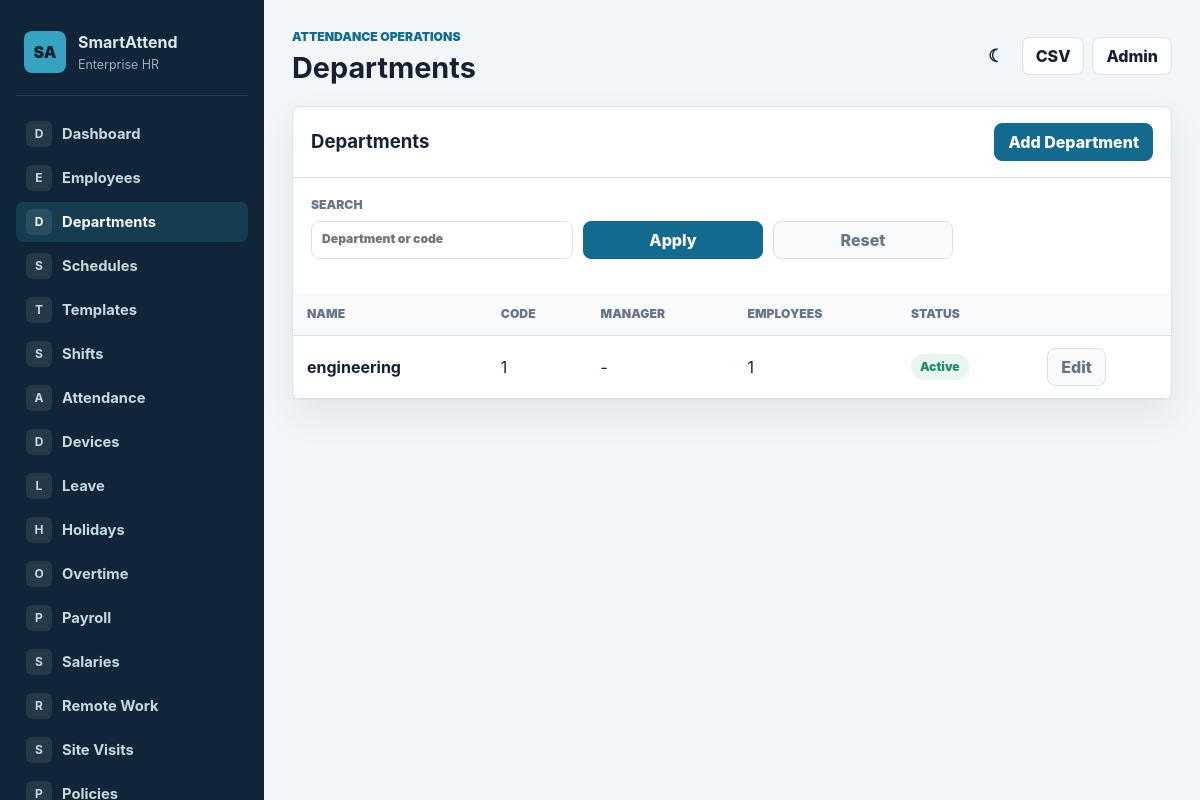
Screenshot of /departments/ with the database file from the repository.
### organizations/models.py (models this page shows, shortened)
class Department(models.Model):
    company = models.ForeignKey(Company, on_delete=models.CASCADE, related_name='departments')
    branch = models.ForeignKey(Branch, on_delete=models.SET_NULL, null=True, blank=True, related_name='departments')
    name = models.CharField(max_length=150)
    code = models.CharField(max_length=30, blank=True)
    parent = models.ForeignKey('self', on_delete=models.SET_NULL, null=True, blank=True, related_name='sub_departments')
    manager = models.ForeignKey(
        'attendance.Employee',
        on_delete=models.SET_NULL,
        null=True, blank=True,
        related_name='managed_departments',
    )
    cost_center = models.ForeignKey('CostCenter', on_delete=models.SET_NULL, null=True, blank=True, related_name='departments')
    description = models.TextField(blank=True)
    is_active = models.BooleanField(default=True)
    created_at = models.DateTimeField(auto_now_add=True)
    updated_at = models.DateTimeField(auto_now=True)
    class Meta:
        ordering = ['company', 'name']
        unique_together = [('company', 'code')]
        verbose_name = 'Department'
        verbose_name_plural = 'Departments'

### attendance/views.py (the view)
# urls.py: path('departments/', views.DepartmentListView.as_view(), name='department_list'),
class DepartmentListView(EnterpriseListMixin):
    model = Department
    template_name = 'attendance/department_list.html'
    page_title = 'Departments'
    active_nav = 'departments'
    search_fields = ['name', 'code']
    default_ordering = 'name'
    export_filename = 'departments'
    export_fields = [('name', 'Name'), ('code', 'Code'), ('employee_count', 'Employees'), ('is_active', 'Active')]
    def get_queryset(self):
        queryset = Department.objects.annotate(employee_count=Count('employee')).select_related('manager', 'company')
        query = self.request.GET.get('q', '').strip()
        if query:
            queryset = queryset.filter(Q(name__icontains=query) | Q(code__icontains=query))
        return queryset.order_by(self.get_ordering())

### attendance/views.py (called while the page is built)
    def get_ordering(self):
        ordering = self.request.GET.get('sort') or self.default_ordering
        allowed = {field.lstrip('-') for field in self.get_sort_fields()}
        return ordering if ordering.lstrip('-') in allowed else self.default_ordering

    def get_sort_fields(self):
        fields = []
        for field, _label in self.export_fields:
            fields.append(field.split('__')[0])
        return fields + ['id', 'date', 'created_at', 'timestamp', 'name']

    def render_to_response(self, context, **response_kwargs):
        export_format = self.request.GET.get('export')
        if export_format:
            return self.export_response(export_format)
        return super().render_to_response(context, **response_kwargs)

### attendance/templates/attendance/department_list.html
{% extends "attendance/base.html" %}
{% block content %}
<div class="panel">
    <div class="panel-header"><h2>Departments</h2><a class="button primary" href="{% url 'department_add' %}">Add Department</a></div>
    <div class="panel-body"><form class="filter-bar" method="get"><label>Search<input name="q" value="{{ request.GET.q }}" placeholder="Department or code"></label><button class="button primary">Apply</button><a class="button subtle" href="{% url 'department_list' %}">Reset</a></form></div>
    <div class="table-wrap"><table><thead><tr><th>Name</th><th>Code</th><th>Manager</th><th>Employees</th><th>Status</th><th></th></tr></thead><tbody>
    {% for department in object_list %}
        <tr><td><strong>{{ department.name }}</strong></td><td>{{ department.code|default:"-" }}</td><td>{{ department.manager|default:"-" }}</td><td>{{ department.employee_count }}</td><td><span class="badge {% if department.is_active %}success{% else %}warning{% endif %}">{% if department.is_active %}Active{% else %}Inactive{% endif %}</span></td><td><a class="button subtle" href="{% url 'department_edit' department.pk %}">Edit</a></td></tr>
    {% empty %}<tr><td colspan="6" class="empty">No departments found.</td></tr>{% endfor %}
    </tbody></table></div>{% include "attendance/_pagination.html" %}
</div>
{% endblock %}

### attendance/static/attendance/css/app.css (style rules this page uses)
:root { --bg: #f3f6f9; --surface: #ffffff; --surface-soft: #f8fafc; --text: #172033; --muted: #687589; --line: #d9e2ec; --brand: #126b8f; --brand-dark: #0b4f6d; --accent: #1f8a70; --warning: #b7791f; --danger: #c2413b; --info-bg: #e8f3f7; --success-bg: #e8f6ef; --danger-bg: #fff0ef; --shadow: 0 16px 36px rgba(23, 32, 51, 0.08); }
* { box-sizing: border-box; }
body { margin: 0; background: var(--bg); color: var(--text); font-family: Inter, ui-sans-serif, system-ui, -apple-system, BlinkMacSystemFont, "Segoe UI", sans-serif; letter-spacing: 0; line-height: 1.5; }
a { color: inherit; text-decoration: none; }
h1, h2, h3, p { margin: 0; }
h2 { font-size: 1.16rem; }
.icon-button, .button { display: inline-flex; align-items: center; justify-content: center; min-height: 38px; border: 1px solid var(--line); border-radius: 8px; background: var(--surface); color: var(--text); font: inherit; font-weight: 800; padding: 0 13px; cursor: pointer; }
.button.primary { border-color: var(--brand); background: var(--brand); color: #fff; }
.button.subtle { background: var(--surface-soft); color: var(--muted); }
.metric-card, .panel { background: var(--surface); border: 1px solid var(--line); border-radius: 8px; box-shadow: var(--shadow); }
.panel-header { display: flex; align-items: center; justify-content: space-between; gap: 12px; padding: 16px 18px; border-bottom: 1px solid var(--line); }
.panel-body { padding: 18px; }
.filter-bar { display: grid; grid-template-columns: minmax(180px, 1fr) repeat(3, minmax(130px, 180px)) auto; gap: 10px; align-items: end; margin-bottom: 16px; }
label { display: grid; gap: 6px; color: var(--muted); font-size: 0.76rem; font-weight: 900; text-transform: uppercase; }
input, select, textarea { width: 100%; min-height: 38px; border: 1px solid var(--line); border-radius: 8px; background: var(--surface); color: var(--text); font: inherit; padding: 8px 10px; }
.table-wrap { overflow-x: auto; }
table { width: 100%; border-collapse: collapse; min-width: 760px; }
th, td { padding: 12px 14px; border-bottom: 1px solid var(--line); text-align: left; vertical-align: middle; white-space: nowrap; }
th { color: var(--muted); background: var(--surface-soft); font-size: 0.76rem; font-weight: 900; text-transform: uppercase; }
.badge { display: inline-flex; align-items: center; justify-content: center; min-height: 26px; padding: 0 9px; border-radius: 999px; background: var(--info-bg); color: var(--brand-dark); font-size: 0.76rem; font-weight: 900; }
.badge.success { background: var(--success-bg); color: var(--accent); }

### rows the page displays
Department: name "engineering", code "1", manager "-", employee_count "1", is_active "Active"

### other values shown
{{ label|slice:":1" }} "D" "E" "D" "S" "T" "S" "A" "D" "L" "H" "O" "P" "S" "R" "S" "P"
{{ label }} "Dashboard" "Employees" "Departments" "Schedules" "Templates" "Shifts" "Attendance" "Devices" "Leave" "Holidays" "Overtime" "Payroll" "Salaries" "Remote Work" "Site Visits"
{{ page_title|default:"Dashboard" }} "Departments"
